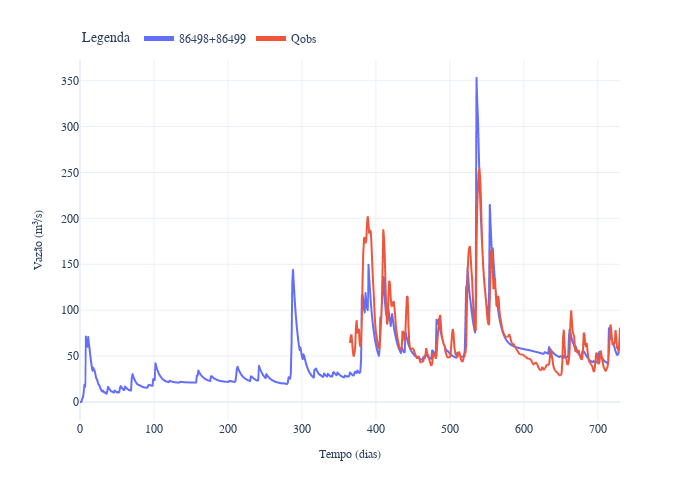

The code cell stored with this chart in its notebook:
### Markdown cell above
Gráfico de vazão na estação de monitoramento 2011 - 2012

### Code cell
df_Qinc['Qobs'] = df_obs['Qobs'].replace(0, float('nan')).dropna()
fig = df_Qinc[['86498+86499', 'Qobs']].plot()

fig.update_layout(legend_title='Legenda', legend=dict(y=1.1, orientation='h', itemsizing='constant'), font_family='CMU Serif', font=dict(size=12))
fig.update_xaxes(title_text='Tempo (dias)', title_font=dict(size=12))
fig.update_yaxes(title_text='Vazão (m³/s)', title_font=dict(size=12))
fig.update_layout(
    legend_title='Legenda',
    legend=dict(y=1.1, orientation='h', itemsizing='constant'),
    font_family='CMU Serif',
    font=dict(size=12),
    width=700,
    height=500
)

fig.show()

### Figure 1 — Plotly figure (JSON) as saved in the notebook; plotly's stock layout.template omitted (floating-point values rounded to 4 significant figures; data arrays with more than 128 entries replaced by an {"elided": "..."} marker saying what was removed)
{"data": [{"hovertemplate": "variable=86498+86499<br>index=%{x}<br>value=%{y}<extra></extra>", "legendgroup": "86498+86499", "line": {"color": "#636efa", "dash": "solid"}, "marker": {"symbol": "circle"}, "mode": "lines", "name": "86498+86499", "showlegend": true, "type": "scattergl", "x": {"elided": "731 int values"}, "xaxis": "x", "y": {"elided": "731 float values"}, "yaxis": "y"}, {"hovertemplate": "variable=Qobs<br>index=%{x}<br>value=%{y}<extra></extra>", "legendgroup": "Qobs", "line": {"color": "#EF553B", "dash": "solid"}, "marker": {"symbol": "circle"}, "mode": "lines", "name": "Qobs", "showlegend": true, "type": "scattergl", "x": {"elided": "731 int values"}, "xaxis": "x", "y": {"elided": "731 float values"}, "yaxis": "y"}], "layout": {"font": {"family": "CMU Serif", "size": 12}, "height": 500, "legend": {"itemsizing": "constant", "orientation": "h", "title": {"text": "Legenda"}, "tracegroupgap": 0, "y": 1.1}, "margin": {"t": 60}, "width": 700, "xaxis": {"anchor": "y", "domain": [0, 1], "title": {"font": {"size": 12}, "text": "Tempo (dias)"}}, "yaxis": {"anchor": "x", "domain": [0, 1], "title": {"font": {"size": 12}, "text": "Vazão (m³/s)"}}}}
